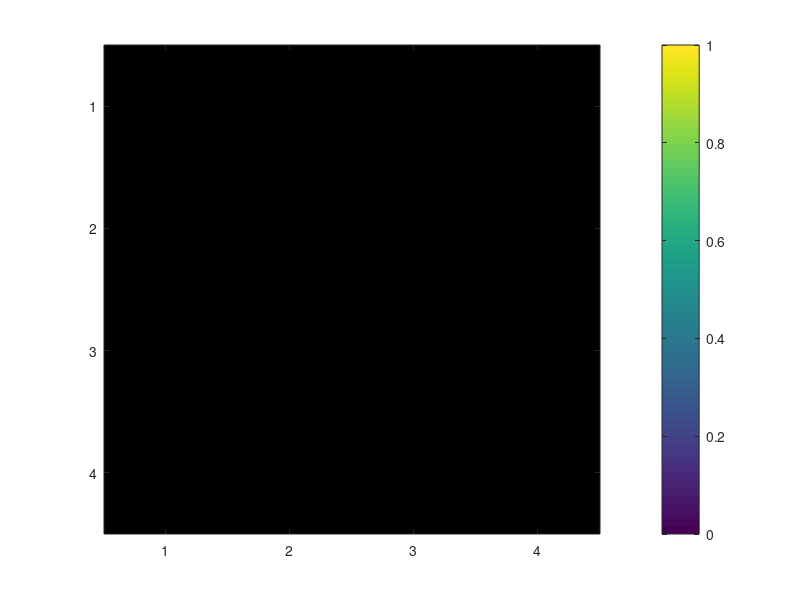

Reproduce this figure in MATLAB. (Note: this script raises an error after producing the figure.)
% Setup
mice = {'A','B','D','E','F','G'};
base_path = '/Users/nitishpatel/Desktop/Miniscope Feeding';
Fs = 15;
cutoff = 1.5;
sigma = Fs / (2*pi*cutoff);
win_size = ceil(sigma * 6);
if mod(win_size, 2) == 0, win_size = win_size + 1; end
x = linspace(-win_size/2, win_size/2, win_size);
gauss_kernel = exp(-x.^2 / (2*sigma^2));
gauss_kernel = gauss_kernel / sum(gauss_kernel);
food_types = {'Cheese', 'Broccoli', 'Chocolate', 'Carrot'};

% Store per-cell mean activity per bout, per food across mice
% Structure: bout_means_cell.(food) = cell array with rows: each cell's [bout1_mean, bout2_mean]
bout_means_cell = struct();
for f = 1:length(food_types)
    bout_means_cell.(food_types{f}) = [];  
    % Each row: [bout1_mean, bout2_mean] for one cell from any mouse
end

% Also store bout1 means for each food for cross-food comparisons
% We'll keep these in a struct of cell arrays per mouse to ensure alignment of cells
bout1_means_per_mouse = struct();
for m = 1:length(mice)
    bout1_means_per_mouse.(mice{m}) = struct();
    for f = 1:length(food_types)
        bout1_means_per_mouse.(mice{m}).(food_types{f}) = [];
    end
end

% Process each mouse
for m = 1:length(mice)
    letter = mice{m};
    file_path = fullfile(base_path, ['Mouse_' letter], 'Week 2', 'Session 2', [letter '_hungry.mat']);
    if ~isfile(file_path)
        fprintf('Missing: %s\n', file_path);
        continue;
    end

    fprintf('Processing Mouse_%s...\n', letter);
    data = load(file_path);
    data_hunger = data.sumC_hunger;  % cells x time

    % Filter traces with Gaussian kernel
    filtered = zeros(size(data_hunger));
    for j = 1:size(data_hunger, 1)
        filtered(j, :) = conv(data_hunger(j, :), gauss_kernel, 'same');
    end

    % For each food, extract bouts and calculate per-cell mean activity in each bout
    for f = 1:length(food_types)
        food = food_types{f};

        % Try to get consumption bouts timestamps for this food
        try
            bouts = getfield(data.timestamps, ['Mouse_' letter], 'Week2', 'Session2', food, 'Consumption');
        catch
            % No bouts for this food/mouse
            continue;
        end

        % Need at least 2 bouts (start,end pairs for 2 bouts)
        if length(bouts) < 4
            continue;
        end

        % Calculate per-cell mean activity in bouts
        % bouts is vector like [start1 end1 start2 end2 ...]
        bout1_indices = bouts(1):bouts(2);
        bout2_indices = bouts(3):bouts(4);

        bout1_mean_cells = mean(filtered(:, bout1_indices), 2); % mean activity per cell in bout1
        bout2_mean_cells = mean(filtered(:, bout2_indices), 2); % mean activity per cell in bout2

        % Append per-cell bout means to global struct for this food
        bout_means_cell.(food) = [bout_means_cell.(food); [bout1_mean_cells, bout2_mean_cells]];

        % Store bout1 means per cell for cross-food correlations, per mouse
        bout1_means_per_mouse.(letter).(food) = bout1_mean_cells;
    end
end

% Now calculate correlation matrix

n = length(food_types);
cross_corr = nan(n, n);
pval_matrix = nan(n, n);

% Diagonal: correlate bout1 vs bout2 mean across all cells pooled across mice for same food
for i = 1:n
    food = food_types{i};
    data_i = bout_means_cell.(food); % Nx2 matrix: bout1, bout2 per cell
    if size(data_i,1) >= 2
        [r, p] = corr(data_i(:,1), data_i(:,2), 'rows', 'complete');
        cross_corr(i,i) = r;
        pval_matrix(i,i) = p;
    end
end

% Off-diagonal: correlate bout1 means across cells between two different foods
% Must match cells by mouse and cell index
for i = 1:n
    for j = 1:n
        if i == j
            continue; % already done diagonal
        end

        food_i = food_types{i};
        food_j = food_types{j};

        % Collect vectors of matched cells' bout1 means across all mice
        vec_i = [];
        vec_j = [];

        for m = 1:length(mice)
            letter = mice{m};
            bi = bout1_means_per_mouse.(letter).(food_i);
            bj = bout1_means_per_mouse.(letter).(food_j);

            % Check if both exist and have same number of cells
            if isempty(bi) || isempty(bj)
                continue;
            end
            len = min(length(bi), length(bj));
            if len < 2
                continue; % too few cells for correlation
            end

            % Append matched cells' bout1 means for these two foods
            vec_i = [vec_i; bi(1:len)];
            vec_j = [vec_j; bj(1:len)];
        end

        if length(vec_i) >= 2
            [r, p] = corr(vec_i, vec_j, 'rows', 'complete');
            cross_corr(i,j) = r;
            pval_matrix(i,j) = p;
        end
    end
end

% Plotting
figure;
imagesc(cross_corr);
cb = colorbar;
cb.Ticks = [0, 1];
cb.TickLabels = {num2str(0), num2str(1)};
clim([0 1]);
axis equal tight;
xticks(1:n); 
yticks(1:n);
xticklabels(food_types); yticklabels(food_types);
set(gca, 'FontSize', 30);
%%%%%%%%%%%
% Bar graph for correlation matrix
% Extract diagonal and off-diagonal elements
diag_vals = diag(cross_corr);
off_diag_vals = cross_corr(tril(true(size(cross_corr)), -1));  % -1 excludes diagonal


% Calculate means
mean_diag = mean(diag_vals);
mean_off_diag = mean(off_diag_vals);

figure;
b = bar(0.15, [mean(diag_vals)], 'FaceColor', 'flat');
hold on;
c = bar(0.35, [mean(off_diag_vals)], 'FaceColor', 'flat');
b.CData = [174/255, 65/255, 121/255];
b.EdgeColor = 'none';
b.BarWidth = 0.15;
hold on;
c.CData = [249/255 218/255 120/255]; 
c.EdgeColor = 'none';
c.BarWidth = 0.15;
hold on;
errorbar([0.35 0.15], [mean(off_diag_vals), mean(diag_vals)], [std(off_diag_vals)/sqrt(length(off_diag_vals)), std(diag_vals)/sqrt(length(diag_vals))], 'k.', 'LineWidth', 1);
hold on;
plot(0.35, off_diag_vals, 'ok', 'MarkerFaceColor', 'k');
hold on;
plot(0.15, diag_vals, 'ok', 'MarkerFaceColor', 'k');
set(gca,'linewidth',2, 'TickDir','out', 'xticklabel',[], 'xtick', [], 'XAxisLocation', 'origin', 'fontsize', 24)

xlim([0 0.5])
yticks([0 1])
ylim([0 1])
legend({'diagonals', 'off-diagonals'}, 'Location', 'eastoutside');
legend boxoff
box off

ylabel('correlation (r)', 'FontSize', 24);
p = ranksum(diag_vals, off_diag_vals);
aster = "";
if p < 0.05 && p >= 0.01
    aster = "*";
elseif p < 0.01 && p >= 0.001
    aster = "**";
elseif p < 0.001 && p > 0.0001
    aster = "***";
elseif p < 0.0001
    aster = "****";
end

text(0.24, 1.05, aster, 'HorizontalAlignment', 'center', 'FontSize', 30); % adds significant asterisk
%text(0.24, 309, ['p = ' num2str(p, 2)], 'HorizontalAlignment', 'center', 'FontSize', 20); % n = 10 each groupo
text(0.24, 1.08, '___', 'HorizontalAlignment', 'center', 'FontSize', 40);
exportgraphics(gca,'correlation_bars.eps','ContentType','vector')















% Above is correlation matrix
%%%%%%%%%%%%%%%%%%%%%%%%%%%%%%%%%%%%%%%%%%%%%%%%%
% Below is example correlations from Mouse B specifically (83 cells)!
% Collect all cells' bout1 and bout2 means for Cheese across mice
bout1_all_cells = [];
bout2_all_cells = [];

for m = 1:length(mice)
    letter = mice{m};
    file_path = fullfile(base_path, ['Mouse_' letter], 'Week 2', 'Session 2', [letter '_hungry.mat']);
    if ~isfile(file_path), continue; end

    data = load(file_path);
    data_hunger = data.sumC_hunger;

    % Filter traces with Gaussian kernel
    filtered = zeros(size(data_hunger));
    for j = 1:size(data_hunger, 1)
        filtered(j, :) = conv(data_hunger(j, :), gauss_kernel, 'same');
    end

    % Get Cheese consumption bouts timestamps
    try
        bouts = getfield(data.timestamps, ['Mouse_' letter], 'Week2', 'Session2', 'Cheese', 'Consumption');
    catch
        continue;
    end

    if length(bouts) < 4, continue; end  % Need at least two bouts

    % Calculate mean activity per cell during each Cheese bout
    bout1_cell_means = mean(filtered(:, bouts(1):bouts(2)), 2); % cells x 1
    bout2_cell_means = mean(filtered(:, bouts(3):bouts(4)), 2);

    % Append to overall arrays
    bout1_all_cells = [bout1_all_cells; bout1_cell_means];
    bout2_all_cells = [bout2_all_cells; bout2_cell_means];
end

% Plot correlation scatter for Cheese bouts across all cells
figure;
scatter(bout1_all_cells, bout2_all_cells, 100, 'filled', 'MarkerFaceColor', [227/255 178/255 69/255]);
% Line of best fit
coeffs = polyfit(bout1_all_cells, bout2_all_cells, 1);  % linear fit
x_fit = linspace(-2, 3, 100);  % domain
y_fit = polyval(coeffs, x_fit);  % predicted values
hold on;
plot(x_fit, y_fit, '-', 'Color', [227/255 178/255 69/255], 'LineWidth', 3);  % same yellow as scatter
xlabel({'mean df/F (z-scored)'; 'cheese bout #1'});
ylabel({'mean df/F (z-scored)'; 'cheese bout #2'});
ylim([-2 3])
xlim([-2 3])
yticks([-2 3])
xticks([-2 3])
set(gca,'linewidth',2, 'TickDir','out', 'fontsize', 30);
grid off;

% Calculate and display correlation coefficient on plot
[r, p] = corr(bout1_all_cells, bout2_all_cells, 'rows', 'complete');
text(-1, 2, sprintf('r = %.2f', r), 'HorizontalAlignment', 'center', 'FontSize', 30, 'FontWeight', 'bold');

% Initialize arrays to hold per-cell bout1 means for Cheese and Carrot across mice
cheese_bout1_all = [];
carrot_bout1_all = [];

for m = 1:length(mice)
    letter = mice{m};
    file_path = fullfile(base_path, ['Mouse_' letter], 'Week 2', 'Session 2', [letter '_hungry.mat']);
    if ~isfile(file_path), continue; end

    data = load(file_path);
    data_hunger = data.sumC_hunger;

    % Filter traces
    filtered = zeros(size(data_hunger));
    for j = 1:size(data_hunger, 1)
        filtered(j, :) = conv(data_hunger(j, :), gauss_kernel, 'same');
    end

    % Try to get Cheese bouts
    try
        cheese_bouts = getfield(data.timestamps, ['Mouse_' letter], 'Week2', 'Session2', 'Cheese', 'Consumption');
    catch
        cheese_bouts = [];
    end

    % Try to get Carrot bouts
    try
        carrot_bouts = getfield(data.timestamps, ['Mouse_' letter], 'Week2', 'Session2', 'Chocolate', 'Consumption');
    catch
        carrot_bouts = [];
    end

    % Need at least first bout for both foods
    if length(cheese_bouts) < 2 || length(carrot_bouts) < 2
        continue;
    end

    % Calculate mean activity per cell during Cheese bout 1 and Carrot bout 1
    cheese_bout1_cell_means = mean(filtered(:, cheese_bouts(1):cheese_bouts(2)), 2);
    carrot_bout1_cell_means = mean(filtered(:, carrot_bouts(1):carrot_bouts(2)), 2);

    % Only keep the minimum number of cells (if different number of cells, trim)
    n_cells = min(length(cheese_bout1_cell_means), length(carrot_bout1_cell_means));
    cheese_bout1_cell_means = cheese_bout1_cell_means(1:n_cells);
    carrot_bout1_cell_means = carrot_bout1_cell_means(1:n_cells);

    % Append
    cheese_bout1_all = [cheese_bout1_all; cheese_bout1_cell_means];
    carrot_bout1_all = [carrot_bout1_all; carrot_bout1_cell_means];
end

% Plot correlation scatter for Cheese bouts across all cells

   % 227/255 178/255 69/255;   Cheese - Dark Yellow
   %  103/255 61/255 37/255;   Chocolate - Brown
   % 158/255 209/255 123/255;   Broccoli - Green
   %  243/255 163/255 97/255    Carrot - Orange
figure;
scatter(cheese_bout1_all, carrot_bout1_all, 100, 'filled', 'MarkerFaceColor', [103/255 61/255 37/255]);
% Line of best fit
coeffs = polyfit(cheese_bout1_all, carrot_bout1_all, 1);  % linear fit
x_fit = linspace(-2, 3, 100);  % domain
y_fit = polyval(coeffs, x_fit);  % predicted values
hold on;
plot(x_fit, y_fit, '-', 'Color', [103/255 61/255 37/255], 'LineWidth', 3);  % same green as scatter

xlabel({'mean df/F (z-scored)'; 'cheese bout #1'});
ylabel({'mean df/F (z-scored)'; 'chocolate bout #1'});
ylim([-2 3])
xlim([-2 3])
yticks([-2 3])
xticks([-2 3])
set(gca,'linewidth',2, 'TickDir','out', 'fontsize', 30);
grid off;

% Calculate and display correlation coefficient on plot
[r, p] = corr(cheese_bout1_all, carrot_bout1_all, 'rows', 'complete');
text(2, 2, sprintf('r = %.2f', r), 'HorizontalAlignment', 'center', 'FontSize', 30, 'FontWeight', 'bold');
%change to 2, 2 for chocolate




